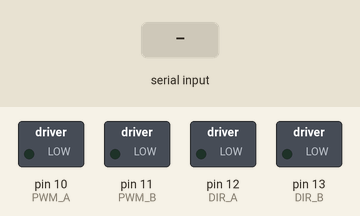
The sketch below on a simulated Arduino Uno, built with avr-gcc and run on an emulated ATmega328P. Parts: switched loads named in the sketch (green lamp = pin HIGH). The inputs (shaded band) are chosen by the test bench.

Above: at 1.2 s.
1.3 s: "F" received over Serial
At 2.1 s:
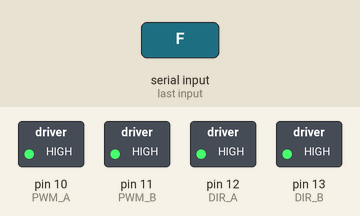
2.8 s: "B" received over Serial
At 3.3 s:
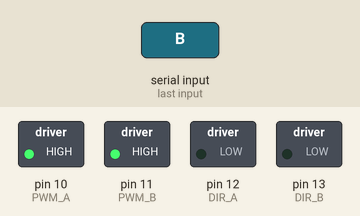
4.3 s: "L" received over Serial
At 5.5 s:
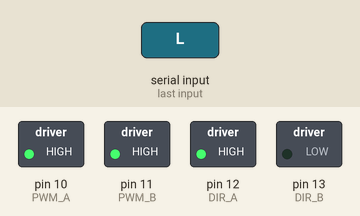
5.8 s: "R" received over Serial
At 6.7 s:
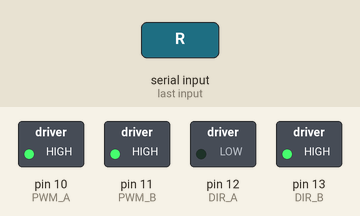
7.3 s: "G" received over Serial
At 7.9 s:
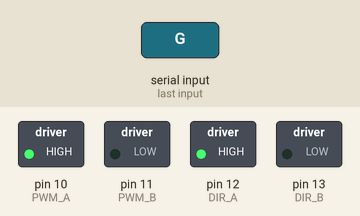
8.8 s: "I" received over Serial
At 10.2 s:
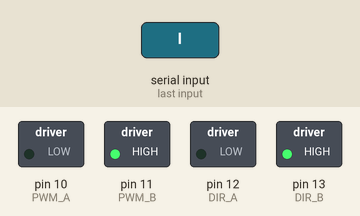
Timing chart, 0 to 11.3 s (numbered marks = the images above; inputs shaded):
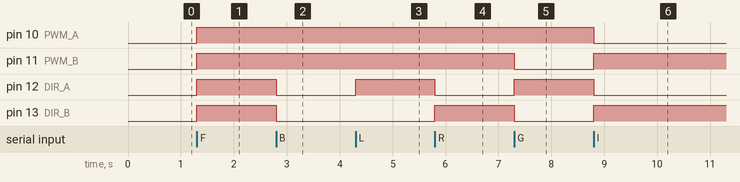

Measured:
- after the input at 1.3 s, pin 10 (PWM_A), pin 11 (PWM_B), pin 12 (DIR_A), pin 13 (DIR_B): LOW → HIGH at once
- after the input at 2.8 s, pin 12 (DIR_A), pin 13 (DIR_B): HIGH → LOW at once
- after the input at 4.3 s, pin 12 (DIR_A): LOW → HIGH at once
- after the input at 5.8 s, pin 12 (DIR_A): HIGH → LOW at once; pin 13 (DIR_B): LOW → HIGH at once
- after the input at 7.3 s, pin 11 (PWM_B), pin 13 (DIR_B): HIGH → LOW at once; pin 12 (DIR_A): LOW → HIGH at once
- after the input at 8.8 s, pin 10 (PWM_A), pin 12 (DIR_A): HIGH → LOW at once; pin 11 (PWM_B), pin 13 (DIR_B): LOW → HIGH at once

The sketch:

l298p.ino
```cpp
#include "motor_driver.h"


void setup() {
  Serial.begin(9600);
  setup_motor();
  //motor(256, 256, 2000);
  //motor();
}

void loop() {
  if (Serial.available()>0) {
   char f = Serial.read();
   if (f=='F') motor(256, 256);
   if (f=='S') motor(0,0);
   if (f=='B') motor(-256,-256);
   if (f=='L') motor(256,-256);
   if (f=='R') motor(-256,256);
   if (f=='G') motor(256,0);
   if (f=='I') motor(0,256);
  }
}
```

motor_driver.h
```cpp
#pragma once

#define PWM_A 10
#define DIR_A 12

#define PWM_B 11
#define DIR_B 13

void setup_motor() {
  pinMode(PWM_A, OUTPUT);
  pinMode(DIR_A, OUTPUT);
  pinMode(PWM_B, OUTPUT);
  pinMode(DIR_B, OUTPUT);
}


void motor_a(int speed) {
  if (speed > 0) {
    digitalWrite(DIR_A, 1);

  }
  else {
    digitalWrite(DIR_A, 0);
  }
  analogWrite (PWM_A, abs (speed));
}

void motor_b(int speed) {
  digitalWrite(DIR_B, speed > 0);
  analogWrite (PWM_B, abs (speed));
}

void motor(int a = 0, int b = 0, int delay_time = 0) {
  a = constrain (a, -255, 255);
  b = constrain (b, -255, 255);
  motor_b(b);
  motor_a(a);
  delay(delay_time);
}
```
